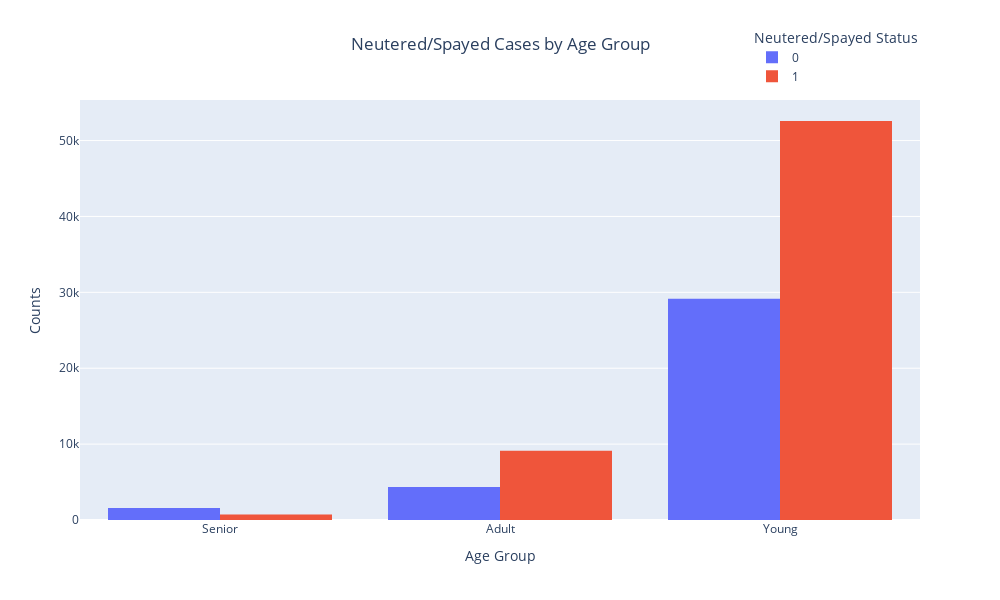

Here is the notebook cell this chart was saved with:
### Code cell
fig = px.histogram(sex_change,
             x="age_group",
             color="neutered_spayed_or_not",
             barmode = "group",
             title="Neutered/Spayed Cases by Age Group")

fig.update_layout(title_x=0.5,
                  xaxis=dict(title="Age Group"),
                  yaxis=dict(title="Counts"),
                  legend_title_text="Neutered/Spayed Status",
                  height=600,
                  width=1000)

fig.update_layout(legend=dict(
    orientation="v",
    yanchor="bottom",
    y=1.02,
    xanchor="right",
    x=1))

fig.show()

### Figure 1 — Plotly figure (JSON) as saved in the notebook; plotly's stock layout.template omitted (floating-point values rounded to 4 significant figures; data arrays with more than 128 entries replaced by an {"elided": "..."} marker saying what was removed)
{"data": [{"alignmentgroup": "True", "bingroup": "x", "hovertemplate": "neutered_spayed_or_not=0<br>age_group=%{x}<br>count=%{y}<extra></extra>", "legendgroup": "0", "marker": {"color": "#636efa", "pattern": {"shape": ""}}, "name": "0", "offsetgroup": "0", "orientation": "v", "showlegend": true, "type": "histogram", "x": {"elided": "35877 str values"}, "xaxis": "x", "yaxis": "y"}, {"alignmentgroup": "True", "bingroup": "x", "hovertemplate": "neutered_spayed_or_not=1<br>age_group=%{x}<br>count=%{y}<extra></extra>", "legendgroup": "1", "marker": {"color": "#EF553B", "pattern": {"shape": ""}}, "name": "1", "offsetgroup": "1", "orientation": "v", "showlegend": true, "type": "histogram", "x": {"elided": "62428 str values"}, "xaxis": "x", "yaxis": "y"}], "layout": {"barmode": "group", "height": 600, "legend": {"orientation": "v", "title": {"text": "Neutered/Spayed Status"}, "tracegroupgap": 0, "x": 1, "xanchor": "right", "y": 1.02, "yanchor": "bottom"}, "title": {"text": "Neutered/Spayed Cases by Age Group", "x": 0.5}, "width": 1000, "xaxis": {"anchor": "y", "domain": [0, 1], "title": {"text": "Age Group"}}, "yaxis": {"anchor": "x", "domain": [0, 1], "title": {"text": "Counts"}}}}
